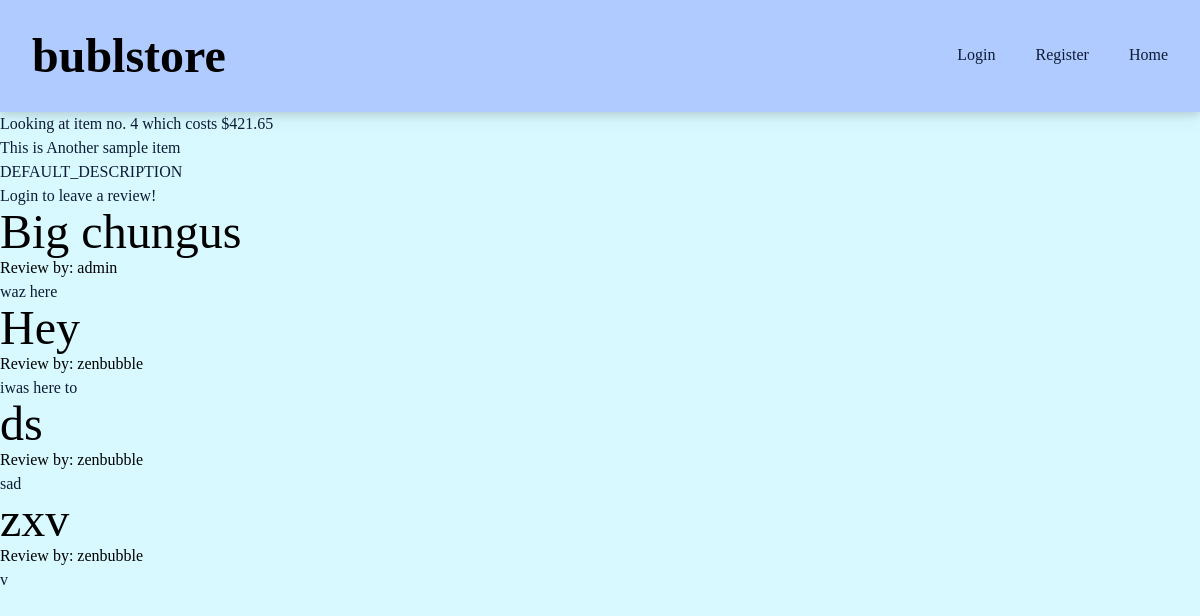
Screenshot of /store/4 with the database file from the repository.
### store/models.py (models this page shows, shortened)
class Item(models.Model):
    name = models.CharField(max_length=200)
    description = models.CharField(max_length=200)
    cost = models.DecimalField(max_digits=10, decimal_places=2)
    image = models.ImageField(upload_to="items/", default="items/placeholder.png")

class Review(models.Model):
    user = models.ForeignKey(User,on_delete=models.CASCADE)
    item = models.ForeignKey(Item,on_delete=models.CASCADE)
    title = models.CharField(max_length=30)
    content = models.CharField(max_length=100)

### store/views.py (the view, shortened to what this page needs)
# urls.py: path("<int:item_id>", views.detail, name="detail"),
def detail(request, item_id):
    item = get_object_or_404(Item, pk=item_id)
    form = ReviewForm(instance=item)
    context = {
        "item": item,
        "form": form,
    }
    return render(request, "store/item.html", context)

### store/templates/store/item.html (shortened to what this page needs)
{% load static tailwind_tags %}
<!DOCTYPE html>
<html lang="en">
<head>
    {% tailwind_css %}
</head>
<body>
    {% include "store/header.html" %}
    {% include "store/base.html" %}
    <p>Looking at item no. {{item.id}} which costs ${{item.cost}}</p>
    <p>This is {{item.name}}</p>
    <p>{{item.description}}</p>
    {% if request.user.is_authenticated %}
    {% if item in request.user.cart.items.all %}
        <p>Item in cart!</p>
    {% else %}
        <a href="{% url 'store:add_cart' item.id %}">Add to cart?</a>
    {% endif %}
    <form method="post" action={{item.id}}>
        <table>
            {{form}}
        </table>
        {% csrf_token %}
        <button name="submit">Submit</button>
        </form>
    {% else %}
        <p>Login to leave a review!</p>
    {% endif %}
    {% for review in item.review_set.all %}
        <h1>{{review.title}}</h1>
        <h2>Review by: {{review.user.username}}</h2>
        <p>{{review.content}}</p>
    {% endfor %}
</body>
</html>

### store/templates/store/header.html
{% load static tailwind_tags %}
<head>
    {% tailwind_css %}
</head>
<body>
  <header class="bg-secondary drop-shadow-lg flex justify-between py-8 px-8">
    <h1 class="font-bold">bublstore</h1>
    <div class="flex justify-between space-x-10 items-center">
      {% if request.user.is_authenticated %}
        <p>Hello, {{request.user}}</p>
        <a class="url" href="{% url 'store:cart' %}">My cart</a>
        <a class="url" href="{% url 'store:logout' %}">Logout</a>
      {% else %}
        <a class="url" href="{% url 'store:login' %}">Login</a>
        <a class="url" href="{% url 'store:register' %}">Register</a>
      {% endif %}
      <a class="url" href="{% url 'store:index' %}">Home</a>
    </div>
  </header>

### store/templates/store/base.html
{% load static tailwind_tags %}
<!DOCTYPE html>
<html lang="en">
<head>
    {% tailwind_css %}
</head>
    <body class="bg-primary">
</body>
</html>

### rows the page displays
Item: id "4", cost "421.65", name "Another sample item", description "DEFAULT_DESCRIPTION"
Review: title "Big chungus", user.username "admin", content "waz here"
Review: title "Hey", user.username "zenbubble", content "iwas here to"
Review: title "ds", user.username "zenbubble", content "sad"
Review: title "zxv", user.username "zenbubble", content "v"
